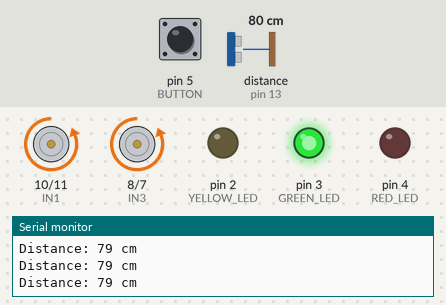
Recording of a sketch running on a simulated Arduino Uno, built with avr-gcc and run on an emulated ATmega328P. On the bench: motor-driver pin pairs drawn as motors (green arrow = first pin HIGH = forward, orange = second pin HIGH = backward, longer = more drive, scaled by the enable pin), output pins drawn as LEDs (lit = HIGH), the last lines printed to the serial monitor. Wiring (inferred from the names in the program): ultrasonic range finder: trigger pin 12; echo pin 13. The inputs (shaded band) are chosen by the test bench; at power-on: pin 5 (BUTTON) HIGH, distance to the obstacle (sensor on pin 13) 80 cm. The echo pulse lasts 58.3 µs per cm; pins used as bus, display or sensor lines are not drawn.

Above: at 1.2 s.
1.3 s: pin 5 (BUTTON) pulled LOW for 0.15 s
At 1.47 s:
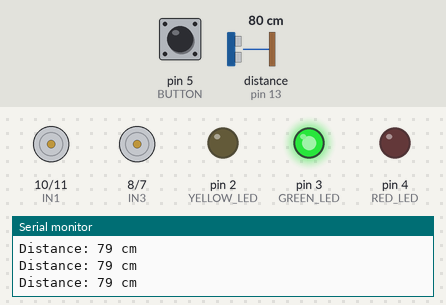
4.4 s: distance to the obstacle (sensor on pin 13) set to 35 cm
6.9 s: distance to the obstacle (sensor on pin 13) set to 29 cm
At 8.1 s:
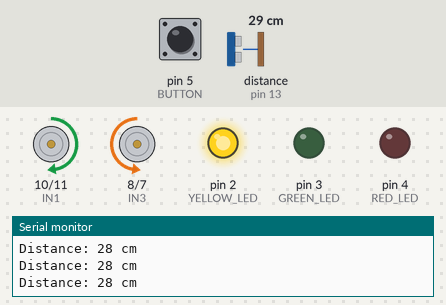
8.4 s: pin 5 (BUTTON) pulled LOW for 1 s
At 8.55 s:
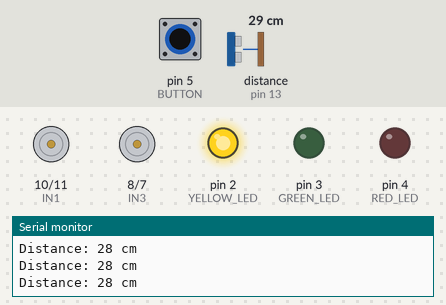
At 9.7 s:
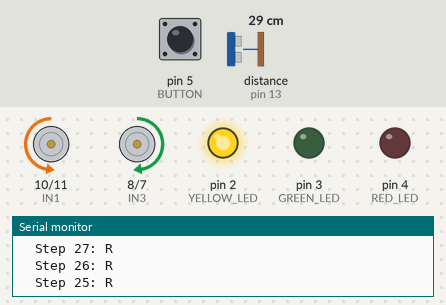
12.4 s: distance to the obstacle (sensor on pin 13) set to 2 cm
15.4 s: pin 5 (BUTTON) pulled LOW for 3.2 s
Timing chart, 0 to 20.1 s (numbered marks = the images above; inputs shaded):
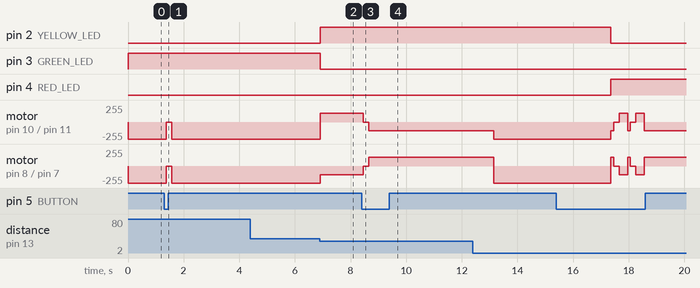

Measured:
- the behaviour switches between 32 and 31 cm on distance to the obstacle (sensor on pin 13) (found by bisection; images 1 and 2)
- after the input at 1.3 s, motor on pin 10 (IN1) / pin 11 (IN2), motor on pin 8 (IN3) / pin 7 (IN4): backward 255/255 → stopped after 0.07 s, → backward 255/255 0.20 s later
- after the input at 6.9 s, pin 2 (YELLOW_LED): LOW → HIGH at once; pin 3 (GREEN_LED): HIGH → LOW at once; motor on pin 10 (IN1) / pin 11 (IN2): backward 255/255 → forward 128/255 at once; motor on pin 8 (IN3) / pin 7 (IN4): backward 255/255 → backward 128/255 at once
- after the input at 8.4 s, motor on pin 10 (IN1) / pin 11 (IN2): forward 128/255 → stopped after 0.05 s, → backward 128/255 0.20 s later; motor on pin 8 (IN3) / pin 7 (IN4): backward 128/255 → stopped after 0.05 s, → forward 128/255 0.20 s later

The sketch:

Rover.ino
```cpp
// Pin Assignments
const int TRIG       = 12;  // Ultrasonic trigger
const int ECHO       = 13;  // Ultrasonic echo

// Left motor (L298N)
const int IN1        = 10;
const int IN2        = 11;
const int ENA        = 9;   // PWM

// Right motor (L298N)
const int IN3        = 8;
const int IN4        = 7;
const int ENB        = 6;   // PWM

// LEDs
const int RED_LED    = 4;
const int YELLOW_LED = 2;
const int GREEN_LED  = 3;

// Replay button
const int BUTTON     = 5;  // D5

// Path memory
char pathLog[100];
int idx = 0;

long duration;
int distance;

void setup() {
  // Motor outputs
  pinMode(IN1, OUTPUT); pinMode(IN2, OUTPUT); pinMode(ENA, OUTPUT);
  pinMode(IN3, OUTPUT); pinMode(IN4, OUTPUT); pinMode(ENB, OUTPUT);

  // Ultrasonic
  pinMode(TRIG, OUTPUT);
  pinMode(ECHO, INPUT);

  // LEDs
  pinMode(RED_LED, OUTPUT);
  pinMode(YELLOW_LED, OUTPUT);
  pinMode(GREEN_LED, OUTPUT);

  // Button with pull-up
  pinMode(BUTTON, INPUT_PULLUP);

  Serial.begin(9600);
}

void loop() {
  // If replay button pressed, run replay routine
  if (digitalRead(BUTTON) == LOW) {
    replayPath();
    idx = 0;  // clear log
  }

  distance = getDistance();
  Serial.print("Distance: ");
  Serial.print(distance);
  Serial.println(" cm");

  if (distance > 30) {
    indicate(GREEN_LED);
    drive(255, 255, false, false);
    record('F');
  }
  else if (distance > 15) {
    indicate(YELLOW_LED);
    drive(128, 128, true, false);
    record('R');
  }
  else {
    indicate(RED_LED);
    drive(128, 128, false, true);
    record('L');
  }

  delay(100);
}

int getDistance() {
  digitalWrite(TRIG, LOW);  delayMicroseconds(2);
  digitalWrite(TRIG, HIGH); delayMicroseconds(10);
  digitalWrite(TRIG, LOW);
  duration = pulseIn(ECHO, HIGH);
  return duration * 0.034 / 2;
}

void drive(int lPWM, int rPWM, bool leftRev, bool rightRev) {
  digitalWrite(IN1,  leftRev  ? HIGH : LOW);
  digitalWrite(IN2,  leftRev  ? LOW  : HIGH);
  analogWrite(ENA,  constrain(lPWM, 0, 255));

  digitalWrite(IN3,  rightRev ? HIGH : LOW);
  digitalWrite(IN4,  rightRev ? LOW  : HIGH);
  analogWrite(ENB,  constrain(rPWM, 0, 255));
}

void indicate(int led) {
  digitalWrite(RED_LED,    led == RED_LED    );
  digitalWrite(YELLOW_LED, led == YELLOW_LED );
  digitalWrite(GREEN_LED,  led == GREEN_LED  );
}

void record(char c) {
  if (idx < (int)sizeof(pathLog) - 1) {
    pathLog[idx++] = c;
  }
}

void replayPath() {
  drive(0, 0, false, false);
  delay(200);

  Serial.println("Replaying path:");
  for (int i = idx - 1; i >= 0; --i) {
    char m = pathLog[i];
    Serial.print("  Step "); Serial.print(i); Serial.print(": "); Serial.println(m);
    if (m == 'F')       drive(255, 255, false, false);
    else if (m == 'R')  drive(128, 128, false, true);
    else if (m == 'L')  drive(128, 128, true, false);
    delay(300);
  }

  drive(0, 0, false, false);
  Serial.println("Replay complete.");
}
```
